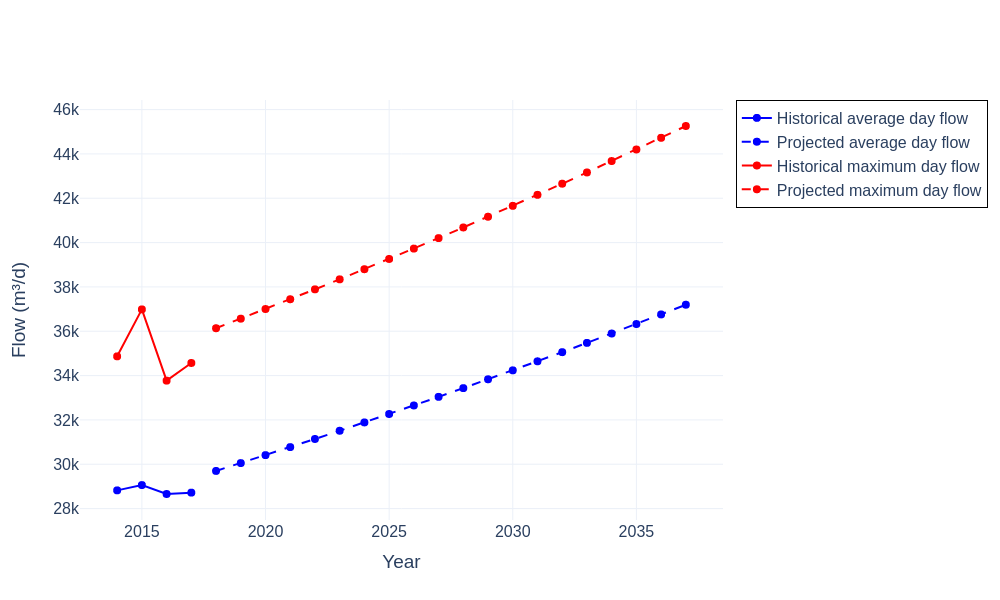

Write Python code to recreate this figure.
# filename: historical_projected_flows_20yr.py
import pandas as pd
import plotly.graph_objects as go

# Load data from WWTP_medium.xlsx
file_name = "WWTP_medium.xlsx"
influent_sheet = "WWTP Influent Data"
pop_sheet = "population"

# Load influent data with date parsing
df_influent = pd.read_excel(file_name, sheet_name=influent_sheet, parse_dates=["Date"])
df_influent = df_influent[(df_influent["Date"].dt.year >= 2014) & (df_influent["Date"].dt.year <= 2017)]
df_influent["Year"] = df_influent["Date"].dt.year

# Group by year: compute actual historical average and max day flow (2014-2017)
grouped = df_influent.groupby("Year")["Influent flow rate (m^3/d)"].agg(
    Avg_flow_historical_m3_d="mean",
    Max_flow_historical_m3_d="max"
).reset_index()

# Load historical-average per capita flow rates (single values)
df_percap = pd.read_csv("per_capita_historical_averages.csv")
# Extract single average per capita flow rates for average day and max day flows
avg_percap_rate = df_percap.loc[df_percap["Parameter"] == "Average annual daily flow per capita", "Value"].values[0]
max_percap_rate = df_percap.loc[df_percap["Parameter"] == "Maximum day flow per capita", "Value"].values[0]
# Units are L/person/day for both

# Load population projection data (2014-2037)
df_pop_proj = pd.read_csv("population_projection_20yr.csv")

# Prepare projected flows for years 2018-2037 only based on per capita averages
df_pop_proj["Avg_flow_projected_m3_d"] = pd.NA
df_pop_proj["Max_flow_projected_m3_d"] = pd.NA

for idx, row in df_pop_proj.iterrows():
    year = row["Year"]
    pop = row["Serviced Population"]
    if year >= 2018:
        df_pop_proj.at[idx, "Avg_flow_projected_m3_d"] = pop * avg_percap_rate / 1000.0
        df_pop_proj.at[idx, "Max_flow_projected_m3_d"] = pop * max_percap_rate / 1000.0

# Merge historical actual flow data with population projections on Year
# First create a dataframe with all years of interest 2014-2037
years_all = pd.DataFrame({"Year": range(2014, 2038)})

# Left join historical flows
df_all = years_all.merge(grouped, on="Year", how="left")

# Join population projections with projected flows
df_all = df_all.merge(df_pop_proj[["Year", "Avg_flow_projected_m3_d", "Max_flow_projected_m3_d"]], on="Year", how="left")

# Historical projected fields should be NaN for 2014-2017, so ensure that explicitly
df_all.loc[df_all["Year"] <= 2017, ["Avg_flow_projected_m3_d", "Max_flow_projected_m3_d"]] = pd.NA
# Historical actual fields should be NaN for 2018+ (no actuals)
df_all.loc[df_all["Year"] >= 2018, ["Avg_flow_historical_m3_d", "Max_flow_historical_m3_d"]] = pd.NA

# Prepare plot
fig = go.Figure()

# Historical average day flow trace (2014-2017)
hist_avg = df_all.dropna(subset=["Avg_flow_historical_m3_d"])
fig.add_trace(go.Scatter(
    x=hist_avg["Year"],
    y=hist_avg["Avg_flow_historical_m3_d"],
    mode="lines+markers",
    name="Historical average day flow",
    line=dict(color="blue", dash="solid"),
    marker=dict(symbol="circle", size=8)
))

# Projected average day flow trace (2018-2037)
proj_avg = df_all.dropna(subset=["Avg_flow_projected_m3_d"])
fig.add_trace(go.Scatter(
    x=proj_avg["Year"],
    y=proj_avg["Avg_flow_projected_m3_d"],
    mode="lines+markers",
    name="Projected average day flow",
    line=dict(color="blue", dash="dash"),
    marker=dict(symbol="circle", size=8)
))

# Historical max day flow trace (2014-2017)
hist_max = df_all.dropna(subset=["Max_flow_historical_m3_d"])
fig.add_trace(go.Scatter(
    x=hist_max["Year"],
    y=hist_max["Max_flow_historical_m3_d"],
    mode="lines+markers",
    name="Historical maximum day flow",
    line=dict(color="red", dash="solid"),
    marker=dict(symbol="circle", size=8)
))

# Projected max day flow trace (2018-2037)
proj_max = df_all.dropna(subset=["Max_flow_projected_m3_d"])
fig.add_trace(go.Scatter(
    x=proj_max["Year"],
    y=proj_max["Max_flow_projected_m3_d"],
    mode="lines+markers",
    name="Projected maximum day flow",
    line=dict(color="red", dash="dash"),
    marker=dict(symbol="circle", size=8)
))

# Layout updates
fig.update_layout(
    xaxis_title="Year",
    yaxis_title="Flow (m³/d)",
    template="plotly_white",
    font=dict(size=16),
    yaxis=dict(showgrid=True, zeroline=False),
    legend=dict(bordercolor="black", borderwidth=1)
)

# Save outputs
base_filename = "historical_projected_flows_20yr"
csv_filename = base_filename + ".csv"
html_filename = base_filename + ".html"
png_filename = base_filename + ".png"

# Save CSV with all relevant data columns
df_all.to_csv(csv_filename, index=False)

# Save plotly HTML (with Plotly JS CDN, full html)
fig.write_html(html_filename, include_plotlyjs="cdn", full_html=True)

# Save PNG with kaleido (1000 x 600)
fig.write_image(png_filename, width=1000, height=600)

# Print filenames to terminal
print(base_filename + ".py")
print(csv_filename)
print(html_filename)
print(png_filename)
